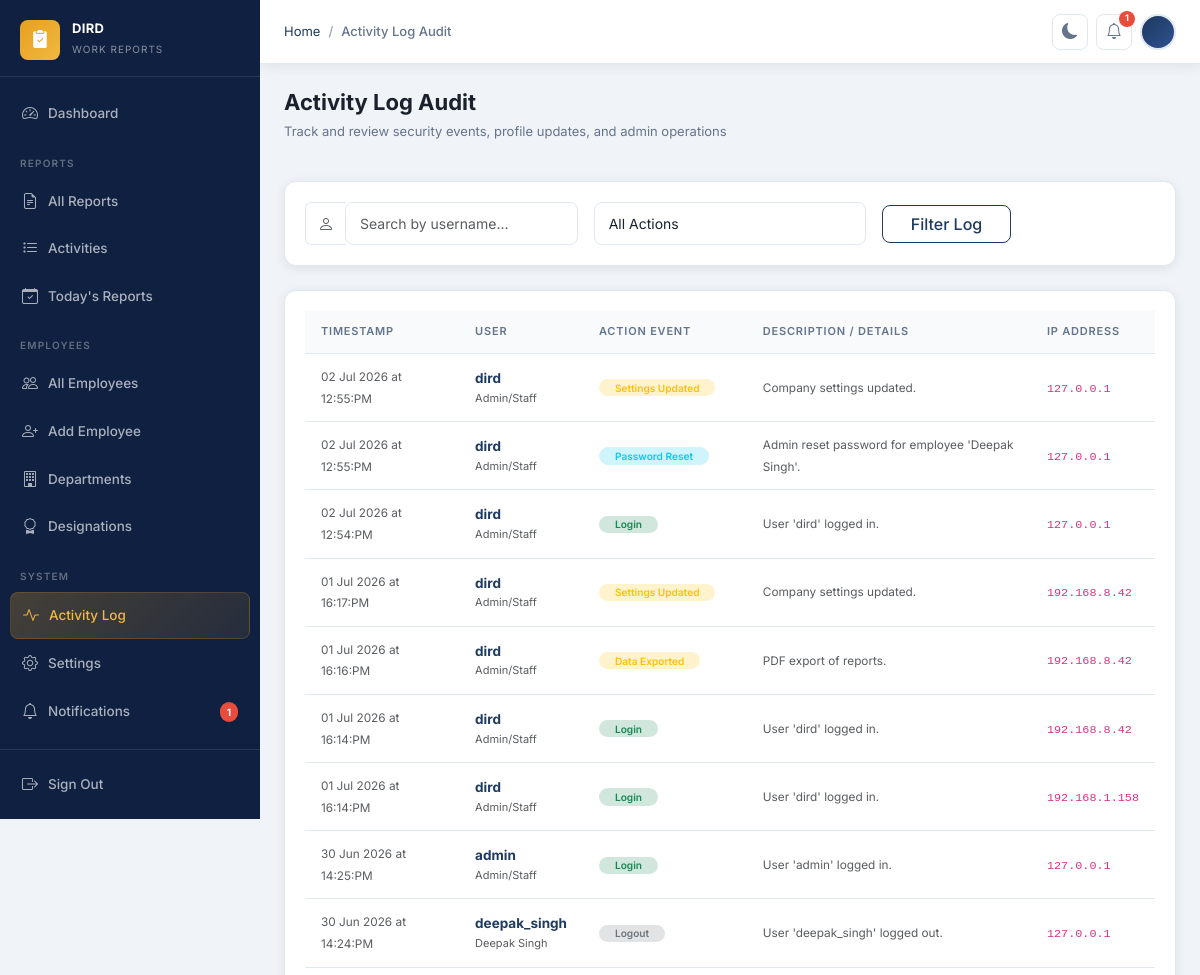
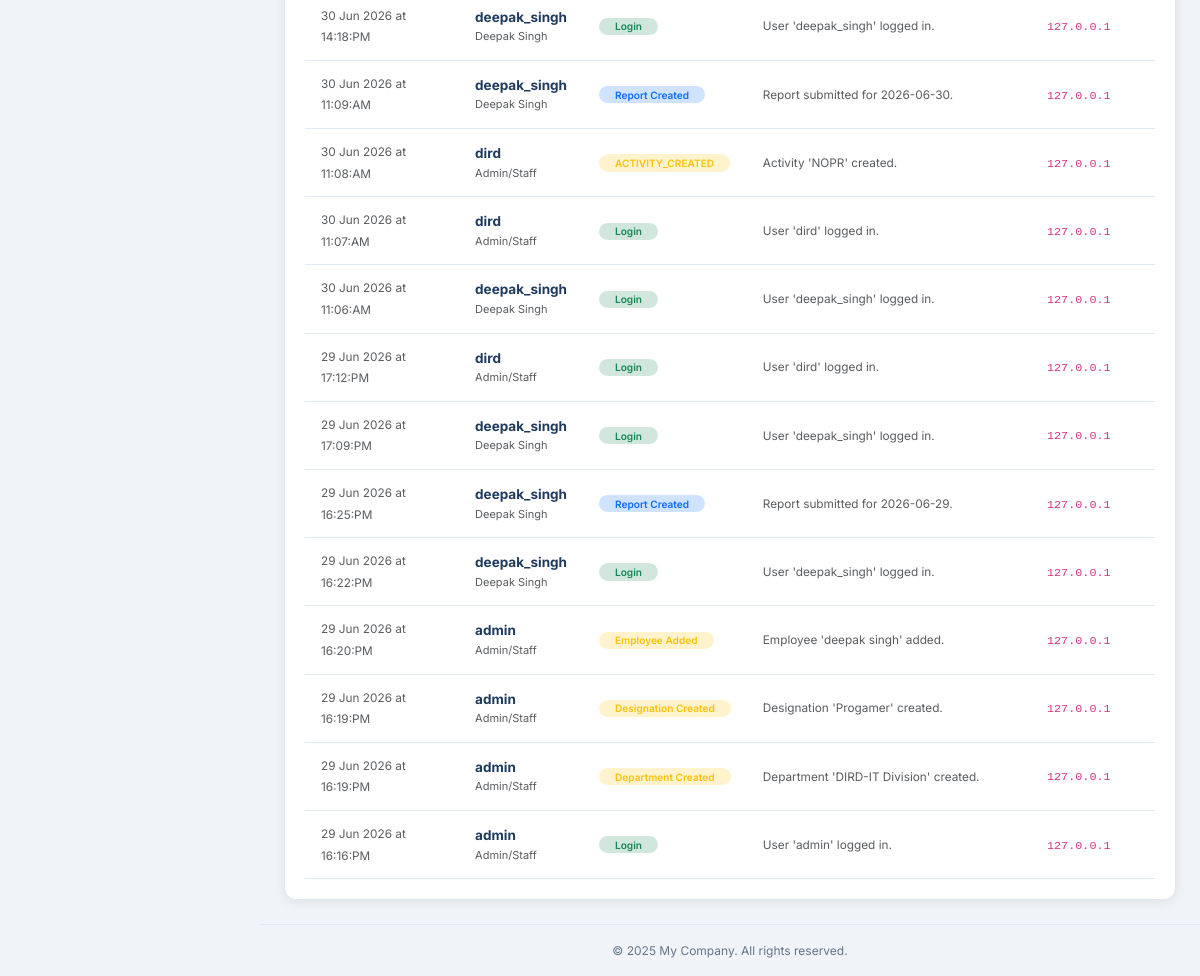
Page /core/activity-log/ (signed in) on the earlier database version (2 pictures, top to bottom).
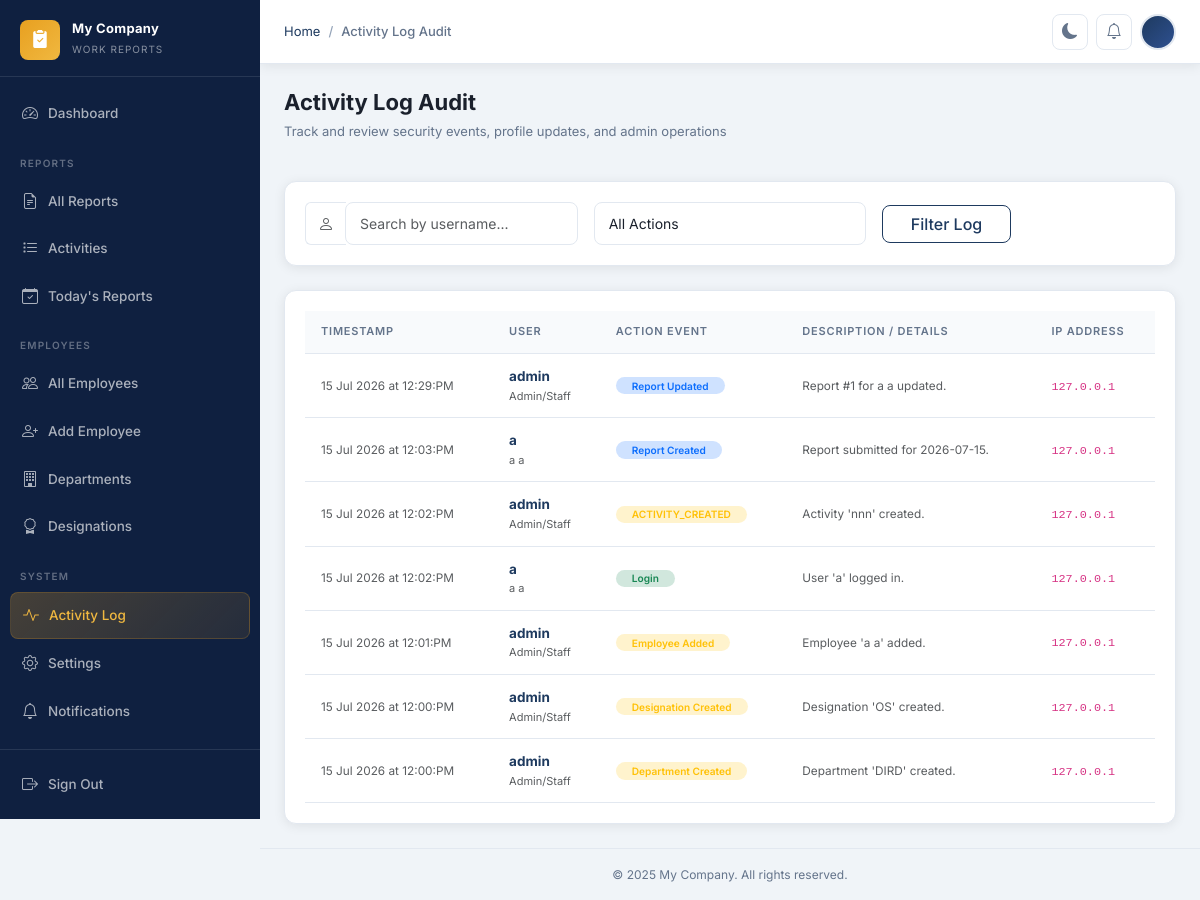
Same page on the later database version.
### apps/core/models.py (models this page shows, shortened)
class CompanySettings(models.Model):
    company_name = models.CharField(max_length=200, default='My Company')
    company_logo = models.ImageField(upload_to='company/', null=True, blank=True)
    timezone = models.CharField(max_length=100, default='Asia/Kolkata')
    date_format = models.CharField(
        max_length=30,
        default='%d %B %Y',
        help_text='Python strftime format string',
    )
    submission_deadline = models.TimeField(
        default='23:59',
        help_text='Daily report submission deadline (HH:MM)',
    )
    footer_text = models.CharField(
        max_length=300,
        default='© 2025 My Company. All rights reserved.',
    )
    theme = models.CharField(
        max_length=10,
        choices=[('light', 'Light'), ('dark', 'Dark')],
        default='light',
    )
    updated_at = models.DateTimeField(auto_now=True)
    class Meta:
        verbose_name = 'Company Settings'
        verbose_name_plural = 'Company Settings'
    @classmethod
    def get_settings(cls) -> 'CompanySettings':
        obj, _ = cls.objects.get_or_create(pk=1)
        return obj

class ActivityLog(models.Model):
    ACTION_CHOICES = [
        ('LOGIN', 'Login'),
        ('LOGOUT', 'Logout'),
        ('REPORT_CREATED', 'Report Created'),
        ('REPORT_UPDATED', 'Report Updated'),
        ('REPORT_DELETED', 'Report Deleted'),
        ('EMPLOYEE_ADDED', 'Employee Added'),
        ('EMPLOYEE_EDITED', 'Employee Edited'),
        ('EMPLOYEE_DELETED', 'Employee Deleted'),
        ('PASSWORD_CHANGED', 'Password Changed'),
        ('PASSWORD_RESET', 'Password Reset'),
        ('DEPARTMENT_CREATED', 'Department Created'),
        ('DEPARTMENT_UPDATED', 'Department Updated'),
        ('DESIGNATION_CREATED', 'Designation Created'),
        ('DESIGNATION_UPDATED', 'Designation Updated'),
        ('SETTINGS_UPDATED', 'Settings Updated'),
        ('EXPORT', 'Data Exported'),
    ]
    user = models.ForeignKey(
        User,
        on_delete=models.SET_NULL,
        null=True,
        blank=True,
        related_name='activity_logs',
    )
    action = models.CharField(max_length=50, choices=ACTION_CHOICES)
    description = models.TextField(blank=True)
    ip_address = models.GenericIPAddressField(null=True, blank=True)
    timestamp = models.DateTimeField(auto_now_add=True)
    extra_data = models.JSONField(default=dict, blank=True)
    class Meta:
        ordering = ['-timestamp']
        verbose_name = 'Activity Log'
        verbose_name_plural = 'Activity Logs'

### apps/core/views.py (the view)
# urls.py: path('activity-log/', views.ActivityLogListView.as_view(), name='activity_log'),
class ActivityLogListView(AdminRequiredMixin, ListView):
    model = ActivityLog
    template_name = 'core/activity_log_list.html'
    context_object_name = 'logs'
    paginate_by = 30
    def get_queryset(self):
        qs = ActivityLog.objects.select_related('user').order_by('-timestamp')
        action = self.request.GET.get('action', '')
        user_q = self.request.GET.get('user', '')
        if action:
            qs = qs.filter(action=action)
        if user_q:
            qs = qs.filter(user__username__icontains=user_q)
        return qs
    def get_context_data(self, **kwargs):
        ctx = super().get_context_data(**kwargs)
        ctx['action_choices'] = ActivityLog.ACTION_CHOICES
        ctx['selected_action'] = self.request.GET.get('action', '')
        ctx['user_query'] = self.request.GET.get('user', '')
        return ctx

### apps/core/context_processors.py (called while the page is built)
def company_settings(request) -> dict:
    settings_obj = CompanySettings.get_settings()
    return {'company_settings': settings_obj}

### apps/core/mixins.py (called while the page is built)
    def dispatch(self, request, *args, **kwargs):
        if not request.user.is_authenticated:
            return self.handle_no_permission()
        if not request.user.is_staff:
            messages.error(request, 'You do not have permission to access this page.')
            return redirect('dashboard:index')
        return super().dispatch(request, *args, **kwargs)

### apps/notifications/context_processors.py (called while the page is built)
def notifications_count(request) -> dict:
    if request.user.is_authenticated:
        count = request.user.notifications.filter(is_read=False).count()
    else:
        count = 0
    return {'unread_notifications_count': count}

### templates/core/activity_log_list.html (shortened to what this page needs)
{% extends 'base.html' %}
{% block breadcrumb %}
  <li class="breadcrumb-item"><a href="{% url 'dashboard:index' %}">Home</a></li>
  <li class="breadcrumb-item active" aria-current="page">Activity Log Audit</li>
{% endblock %}
{% block content %}
<div class="page-header">
  <div>
    <h1 class="page-title">Activity Log Audit</h1>
    <p class="page-subtitle">Track and review security events, profile updates, and admin operations</p>
  </div>
</div>
<div class="card border-0 rounded-custom shadow-sm mb-4 bg-surface">
  <div class="card-body py-3">
    <form method="get" class="row g-3 align-items-center">
      <div class="col-md-4">
        <div class="input-group">
          <span class="input-group-text bg-transparent border-end-0 border-custom text-muted"><i class="bi bi-person"></i></span>
          <input type="text" name="user" value="{{ user_query }}" class="form-control border-start-0" placeholder="Search by username...">
        </div>
      </div>
      <div class="col-md-4">
        <select name="action" class="form-select">
          <option value="">All Actions</option>
        </select>
      </div>
      <div class="col-md-2">
        <button type="submit" class="btn btn-outline-primary w-100">Filter Log</button>
      </div>
    </form>
  </div>
</div>
<div class="card border-0 rounded-custom shadow-sm bg-surface">
  <div class="card-body p-0">
    {% if logs %}
      <div class="table-responsive">
        <table class="table table-hover align-middle mb-0">
          <thead>
            <tr>
              <th>Timestamp</th>
              <th>User</th>
              <th>Action Event</th>
              <th>Description / Details</th>
              <th>IP Address</th>
            </tr>
          </thead>
          <tbody>
            {% for log in logs %}
              <tr>
                <td><span class="text-muted small">{{ log.timestamp|date:"d M Y \a\t H:i:A" }}</span></td>
                <td>
                  {% if log.user %}
                    <strong class="text-primary-custom">{{ log.user.username }}</strong>
                    <span class="d-block text-muted small" style="font-size:11px;">
                      {{ log.user.get_full_name|default:"Admin/Staff" }}
                    </span>
                  {% else %}
                    <span class="text-muted italic">System / Anonymous</span>
                  {% endif %}
                </td>
                <td>
                  <span class="badge px-3 py-1.5 rounded-pill uppercase fw-600
                    {% if log.action == 'LOGIN' %}bg-success-subtle text-success
                    {% elif log.action == 'LOGOUT' %}bg-secondary-subtle text-secondary
                    {% elif log.action == 'PASSWORD_CHANGED' or log.action == 'PASSWORD_RESET' %}bg-info-subtle text-info
                    {% elif log.action == 'REPORT_CREATED' or log.action == 'REPORT_UPDATED' %}bg-primary-subtle text-primary
                    {% elif log.action == 'REPORT_DELETED' or log.action == 'EMPLOYEE_DELETED' %}bg-danger-subtle text-danger
                    {% else %}bg-warning-subtle text-warning{% endif %}">
                    {{ log.get_action_display }}
                  </span>
                </td>
                <td><span class="small text-muted">{{ log.description }}</span></td>
                <td><code>{{ log.ip_address|default:"—" }}</code></td>
              </tr>
            {% endfor %}
          </tbody>
        </table>
      </div>
    {% else %}
      <div class="empty-state py-5">
        <i class="bi bi-activity empty-state-icon"></i>
        <h3 class="empty-state-title">No Logs Found</h3>
        <p class="empty-state-text">No security or activity logs matched your current filters.</p>
      </div>
    {% endif %}
  </div>
</div>
{% endblock %}

### templates/base.html (shortened to what the changed rows need)
{% load static %}
<!DOCTYPE html>
<html lang="en" data-theme="light">
<head>
  <link rel="stylesheet" href="https://cdn.jsdelivr.net/npm/bootstrap@5.3.3/dist/css/bootstrap.min.css" />
  <link rel="stylesheet" href="https://cdn.jsdelivr.net/npm/bootstrap-icons@1.11.3/font/bootstrap-icons.min.css" />
  <link rel="stylesheet" href="{% static 'css/style.css' %}?v=2" />
</head>
<body>
<div class="layout">
  <aside class="sidebar" id="sidebar">
    <a class="sidebar-brand" href="{% url 'dashboard:index' %}">
      <div class="sidebar-brand-text">
        <span class="sidebar-brand-name">{{ company_settings.company_name }}</span>
        <span class="sidebar-brand-sub">Work Reports</span>
      </div>
    </a>
    <nav class="sidebar-nav">
      <div class="nav-item">
        <a href="{% url 'notifications:notification_list' %}" class="nav-link {% if 'notifications' in request.path %}active{% endif %}">
          <i class="bi bi-bell"></i> Notifications
          {% if unread_notifications_count > 0 %}
          <span class="nav-badge">{{ unread_notifications_count }}</span>
          {% endif %}
        </a>
      </div>
    </nav>
  </aside>
  <div class="main-content">
    <header class="topbar">
      <div class="breadcrumb-wrapper">
      </div>
      <div class="topbar-actions">
        <a href="{% url 'notifications:notification_list' %}" class="topbar-btn" title="Notifications">
          <i class="bi bi-bell"></i>
          {% if unread_notifications_count > 0 %}
          <span class="notif-badge" id="notif-badge">{{ unread_notifications_count }}</span>
          {% endif %}
        </a>
      </div>
    </header>
    <div class="toast-container position-fixed top-0 end-0 p-3" style="z-index:9998;">
    </div>
    <main class="page-content">
      {% block content %}{% endblock %}
    </main>
    <footer class="py-3 px-4 text-center" style="border-top:1px solid var(--border);font-size:12px;color:var(--text-muted);">
      {{ company_settings.footer_text }}
    </footer>
  </div>
</div>
</body>
</html>

Differences in the rows shown:
removed ActivityLog: timestamp "02 Jul 2026 at 12:55:PM", user.username "dird", user.get_full_name "Admin/Staff", action "Settings Updated", description "Company settings updated.", ip_address "127.0.0.1"
removed ActivityLog: timestamp "02 Jul 2026 at 12:55:PM", user.username "dird", user.get_full_name "Admin/Staff", action "Password Reset", description "Admin reset password for employee 'Deepak Singh'.", ip_address "127.0.0.1"
removed ActivityLog: timestamp "02 Jul 2026 at 12:54:PM", user.username "dird", user.get_full_name "Admin/Staff", action "Login", description "User 'dird' logged in.", ip_address "127.0.0.1"
removed ActivityLog: timestamp "01 Jul 2026 at 16:17:PM", user.username "dird", user.get_full_name "Admin/Staff", action "Settings Updated", description "Company settings updated.", ip_address "192.168.8.42"
removed ActivityLog: timestamp "01 Jul 2026 at 16:16:PM", user.username "dird", user.get_full_name "Admin/Staff", action "Data Exported", description "PDF export of reports.", ip_address "192.168.8.42"
removed ActivityLog: timestamp "01 Jul 2026 at 16:14:PM", user.username "dird", user.get_full_name "Admin/Staff", action "Login", description "User 'dird' logged in.", ip_address "192.168.8.42"
removed ActivityLog: timestamp "01 Jul 2026 at 16:14:PM", user.username "dird", user.get_full_name "Admin/Staff", action "Login", description "User 'dird' logged in.", ip_address "192.168.1.158"
removed ActivityLog: timestamp "30 Jun 2026 at 14:25:PM", user.username "admin", user.get_full_name "Admin/Staff", action "Login", description "User 'admin' logged in.", ip_address "127.0.0.1"
removed ActivityLog: timestamp "30 Jun 2026 at 14:24:PM", user.username "deepak_singh", user.get_full_name "Deepak Singh", action "Logout", description "User 'deepak_singh' logged out.", ip_address "127.0.0.1"
removed ActivityLog: timestamp "30 Jun 2026 at 14:18:PM", user.username "deepak_singh", user.get_full_name "Deepak Singh", action "Login", description "User 'deepak_singh' logged in.", ip_address "127.0.0.1"
removed ActivityLog: timestamp "30 Jun 2026 at 11:09:AM", user.username "deepak_singh", user.get_full_name "Deepak Singh", action "Report Created", description "Report submitted for 2026-06-30.", ip_address "127.0.0.1"
removed ActivityLog: timestamp "30 Jun 2026 at 11:08:AM", user.username "dird", user.get_full_name "Admin/Staff", action "ACTIVITY_CREATED", description "Activity 'NOPR' created.", ip_address "127.0.0.1"
removed ActivityLog: timestamp "30 Jun 2026 at 11:07:AM", user.username "dird", user.get_full_name "Admin/Staff", action "Login", description "User 'dird' logged in.", ip_address "127.0.0.1"
removed ActivityLog: timestamp "30 Jun 2026 at 11:06:AM", user.username "deepak_singh", user.get_full_name "Deepak Singh", action "Login", description "User 'deepak_singh' logged in.", ip_address "127.0.0.1"
removed ActivityLog: timestamp "29 Jun 2026 at 17:12:PM", user.username "dird", user.get_full_name "Admin/Staff", action "Login", description "User 'dird' logged in.", ip_address "127.0.0.1"
changed CompanySettings: company_name "DIRD" → "My Company"
changed ActivityLog: timestamp "29 Jun 2026 at 17:09:PM" → "15 Jul 2026 at 12:29:PM"; user.username "deepak_singh" → "admin"; user.get_full_name "Deepak Singh" → "Admin/Staff"; action "Login" → "Report Updated"; description "User 'deepak_singh' logged in." → "Report #1 for a a updated."
changed ActivityLog "Report Created": timestamp "29 Jun 2026 at 16:25:PM" → "15 Jul 2026 at 12:03:PM"; user.username "deepak_singh" → "a"; user.get_full_name "Deepak Singh" → "a a"; description "Report submitted for 2026-06-29." → "Report submitted for 2026-07-15."
changed ActivityLog: timestamp "29 Jun 2026 at 16:22:PM" → "15 Jul 2026 at 12:02:PM"; user.username "deepak_singh" → "admin"; user.get_full_name "Deepak Singh" → "Admin/Staff"; action "Login" → "ACTIVITY_CREATED"; description "User 'deepak_singh' logged in." → "Activity 'nnn' created."
changed ActivityLog: timestamp "29 Jun 2026 at 16:20:PM" → "15 Jul 2026 at 12:02:PM"; user.username "admin" → "a"; user.get_full_name "Admin/Staff" → "a a"; action "Employee Added" → "Login"; description "Employee 'deepak singh' added." → "User 'a' logged in."
changed ActivityLog: timestamp "29 Jun 2026 at 16:19:PM" → "15 Jul 2026 at 12:01:PM"; action "Designation Created" → "Employee Added"; description "Designation 'Progamer' created." → "Employee 'a a' added."
changed ActivityLog: timestamp "29 Jun 2026 at 16:19:PM" → "15 Jul 2026 at 12:00:PM"; action "Department Created" → "Designation Created"; description "Department 'DIRD-IT Division' created." → "Designation 'OS' created."
changed ActivityLog: timestamp "29 Jun 2026 at 16:16:PM" → "15 Jul 2026 at 12:00:PM"; action "Login" → "Department Created"; description "User 'admin' logged in." → "Department 'DIRD' created."
Other differences:
{{ unread_notifications_count }}: "1" → (not shown)
